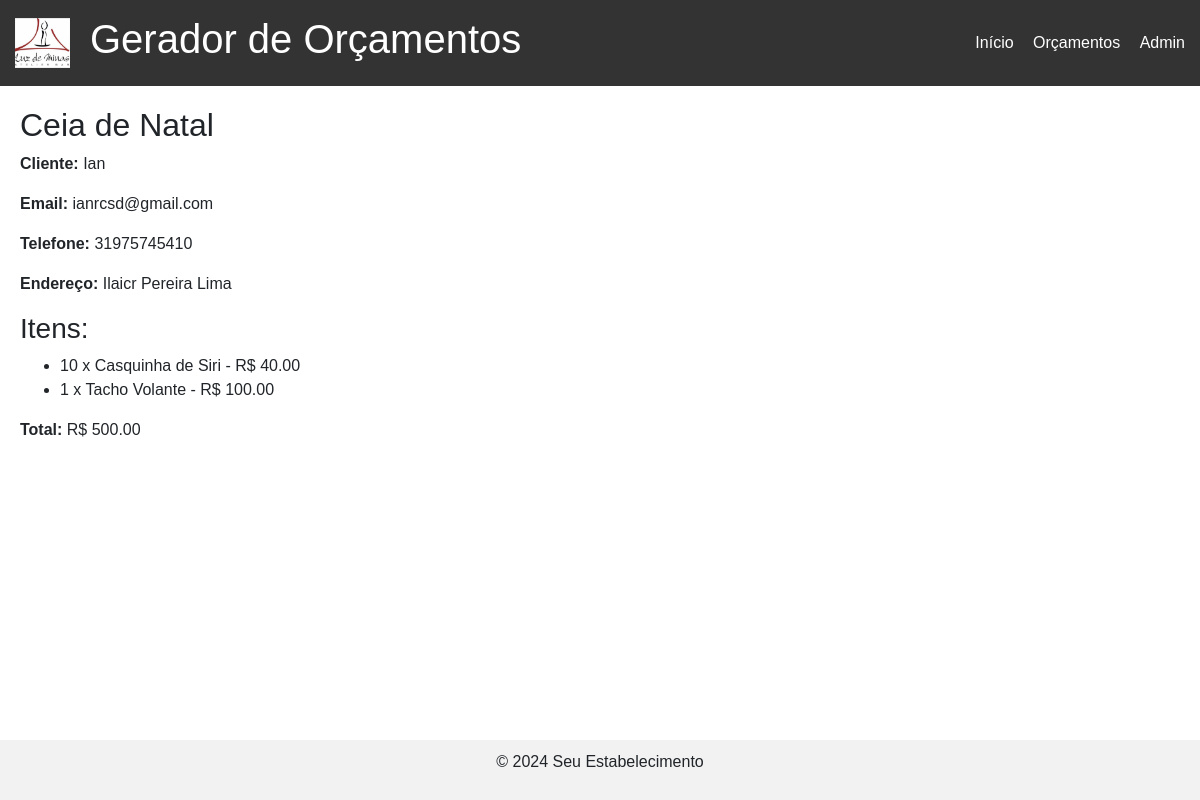
Page /orcamentos/1/ (signed in) on the committed database.
### orcamentos/models.py (models this page shows, shortened)
class Orcamento(models.Model):
    cliente = models.ForeignKey(Cliente, on_delete=models.CASCADE)
    data_criacao = models.DateTimeField(auto_now_add=True)
    titulo = models.CharField(max_length=200)
    produtos_servicos = models.ManyToManyField(ProdutoServico, through="OrcamentoItem")

class Cliente(models.Model):
    nome = models.CharField(max_length=100)
    email = models.EmailField()
    telefone = models.CharField(max_length=20)
    endereco = models.TextField()

class OrcamentoItem(models.Model):
    orcamento = models.ForeignKey(Orcamento, on_delete=models.CASCADE)
    produto_servico = models.ForeignKey(ProdutoServico, on_delete=models.CASCADE)
    quantidade = models.PositiveIntegerField(default=1)

class ProdutoServico(models.Model):
    TIPO_CHOICES = [
        ("Produto", "Produto"),
        ("Serviço", "Serviço"),
    ]
    nome = models.CharField(max_length=100)
    descricao = models.TextField()
    preco = models.DecimalField(max_digits=10, decimal_places=2)
    tipo = models.CharField(max_length=10, choices=TIPO_CHOICES)

### orcamentos/views.py (the view)
# urls.py: path("orcamentos/<int:pk>/", views.detalhe_orcamento, name="detalhe_orcamento"),
@login_required
def detalhe_orcamento(request, pk):
    orcamento = get_object_or_404(Orcamento, id=pk)
    total = sum(
        item.quantidade * item.produto_servico.preco
        for item in orcamento.orcamentoitem_set.all()
    )
    return render(
        request,
        "orcamentos/detalhe_orcamento.html",
        {"orcamento": orcamento, "total": total},
    )

### orcamentos/templates/orcamentos/detalhe_orcamento.html
{% extends 'orcamentos/base.html' %}
{% load custom_filters %}
{% block content %}
    <h2>{{ orcamento.titulo }}</h2>
    <p><strong>Cliente:</strong> {{ orcamento.cliente.nome }}</p>
    <p><strong>Email:</strong> {{ orcamento.cliente.email }}</p>
    <p><strong>Telefone:</strong> {{ orcamento.cliente.telefone }}</p>
    <p><strong>Endereço:</strong> {{ orcamento.cliente.endereco }}</p>
    <h3>Itens:</h3>
    <ul>
        {% for item in orcamento.orcamentoitem_set.all %}
            <li>{{ item.quantidade }} x {{ item.produto_servico.nome }} - R$ {{ item.produto_servico.preco }}</li>
        {% endfor %}
    </ul>
    <p><strong>Total:</strong> R$ {{ total }}</p>
{% endblock %}

### orcamentos/static/orcamentos/css/styles.css (style rules this page uses)
body { font-family: Arial, sans-serif; margin: 0; padding: 0; }

### rows in the picture
Orcamento: titulo "Ceia de Natal", cliente.nome "Ian", cliente.email "ianrcsd@gmail.com", cliente.telefone "31975745410", cliente.endereco "Ilaicr Pereira Lima"
OrcamentoItem: quantidade "10", produto_servico.nome "Casquinha de Siri", produto_servico.preco "40.00"
OrcamentoItem: quantidade "1", produto_servico.nome "Tacho Volante", produto_servico.preco "100.00"

### other values in the picture
{{ total }} "500.00"
